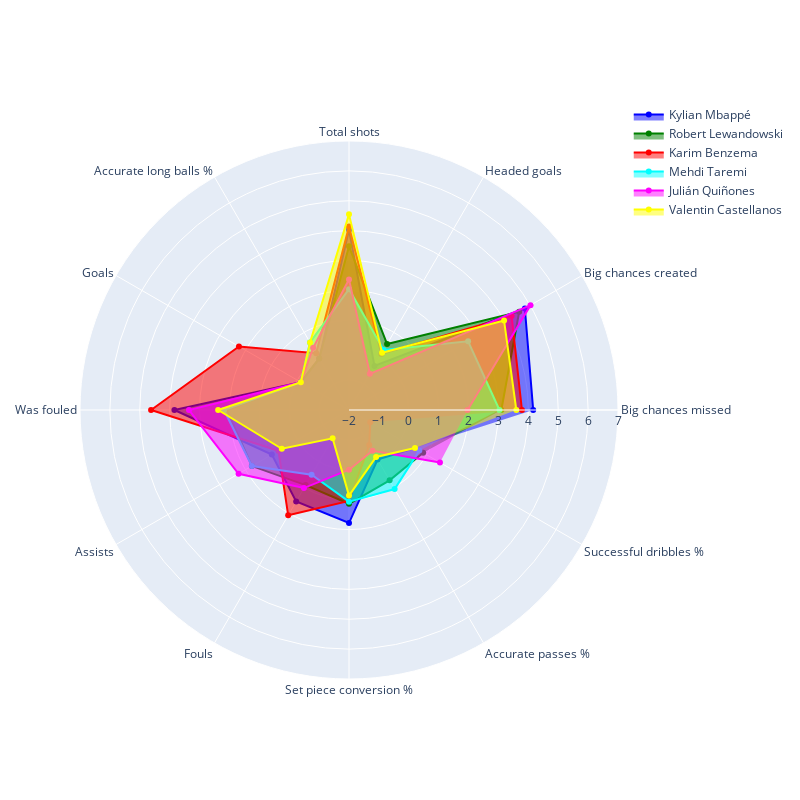

This figure's notebook cell:
### Code cell
buscar_jugadores_similares('Kylian Mbappe', caracteristicas_grafico)

### Figure 1 — Plotly figure (JSON) as saved in the notebook; plotly's stock layout.template omitted (floating-point values rounded to 4 significant figures)
{"data": [{"fill": "toself", "line": {"color": "blue"}, "name": "Kylian Mbappé", "r": [4.163, 4.794, -0.2974, 4.031, -0.009258, -0.139, 3.841, 0.9813, 1.536, 1.782, -0.08755, 0.5489], "theta": ["Big chances missed", "Big chances created", "Headed goals", "Total shots", "Accurate long balls %", "Goals", "Was fouled", "Assists", "Fouls", "Set piece conversion %", "Accurate passes %", "Successful dribbles %", "Total duels won %", "Accurate final third passes", "Aerial duels won %"], "type": "scatterpolar"}, {"fill": "toself", "line": {"color": "green"}, "name": "Robert Lewandowski", "r": [3.096, 4.574, 0.548, 3.476, -0.009258, -0.139, 2.085, 1.752, 0.9011, 1.137, 0.7165, 0.8645], "theta": ["Big chances missed", "Big chances created", "Headed goals", "Total shots", "Accurate long balls %", "Goals", "Was fouled", "Assists", "Fouls", "Set piece conversion %", "Accurate passes %", "Successful dribbles %", "Total duels won %", "Accurate final third passes", "Aerial duels won %"], "type": "scatterpolar"}, {"fill": "toself", "line": {"color": "red"}, "name": "Karim Benzema", "r": [3.786, 4.282, 0.1649, 4.139, 0.1963, 2.251, 4.622, 0.7245, 2.069, 1.045, -0.6457, -1.178], "theta": ["Big chances missed", "Big chances created", "Headed goals", "Total shots", "Accurate long balls %", "Goals", "Was fouled", "Assists", "Fouls", "Set piece conversion %", "Accurate passes %", "Successful dribbles %", "Total duels won %", "Accurate final third passes", "Aerial duels won %"], "type": "scatterpolar"}, {"fill": "toself", "line": {"color": "cyan"}, "name": "Mehdi Taremi", "r": [3.034, 2.602, 0.3181, 2.042, 0.6074, -0.139, 2.183, 1.752, 0.5035, 1.067, 1.054, 0.716], "theta": ["Big chances missed", "Big chances created", "Headed goals", "Total shots", "Accurate long balls %", "Goals", "Was fouled", "Assists", "Fouls", "Set piece conversion %", "Accurate passes %", "Successful dribbles %", "Total duels won %", "Accurate final third passes", "Aerial duels won %"], "type": "scatterpolar"}, {"fill": "toself", "line": {"color": "magenta"}, "name": "Julián Quiñones", "r": [1.967, 5.013, -0.602, 2.367, 0.4018, -0.139, 3.354, 2.266, 1.016, -0.0009325, -0.4233, 1.514], "theta": ["Big chances missed", "Big chances created", "Headed goals", "Total shots", "Accurate long balls %", "Goals", "Was fouled", "Assists", "Fouls", "Set piece conversion %", "Accurate passes %", "Successful dribbles %", "Total duels won %", "Accurate final third passes", "Aerial duels won %"], "type": "scatterpolar"}, {"fill": "toself", "line": {"color": "yellow"}, "name": "Valentin Castellanos", "r": [3.598, 3.99, 0.2145, 4.545, 0.6074, -0.139, 2.378, 0.596, -0.9045, 0.8646, -0.1862, 0.5489], "theta": ["Big chances missed", "Big chances created", "Headed goals", "Total shots", "Accurate long balls %", "Goals", "Was fouled", "Assists", "Fouls", "Set piece conversion %", "Accurate passes %", "Successful dribbles %", "Total duels won %", "Accurate final third passes", "Aerial duels won %"], "type": "scatterpolar"}], "layout": {"autosize": false, "height": 800, "polar": {"radialaxis": {"range": [-2, 7], "visible": true}}, "showlegend": true, "width": 800}}
